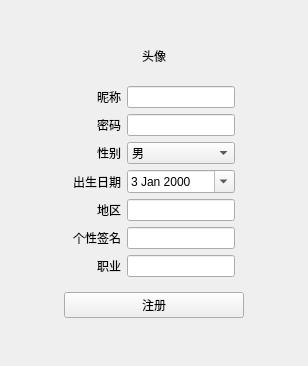
<?xml version="1.0" encoding="UTF-8"?>
<ui version="4.0">
 <class>registryWidget</class>
 <widget class="QWidget" name="registryWidget">
  <property name="geometry">
   <rect>
    <x>0</x>
    <y>0</y>
    <width>308</width>
    <height>366</height>
   </rect>
  </property>
  <property name="windowTitle">
   <string>注册账户</string>
  </property>
  <property name="layoutDirection">
   <enum>Qt::LeftToRight</enum>
  </property>
  <layout class="QGridLayout" name="gridLayout">
   <item row="3" column="0">
    <spacer name="horizontalSpacer">
     <property name="orientation">
      <enum>Qt::Horizontal</enum>
     </property>
     <property name="sizeHint" stdset="0">
      <size>
       <width>40</width>
       <height>20</height>
      </size>
     </property>
    </spacer>
   </item>
   <item row="0" column="1">
    <spacer name="verticalSpacer">
     <property name="orientation">
      <enum>Qt::Vertical</enum>
     </property>
     <property name="sizeHint" stdset="0">
      <size>
       <width>20</width>
       <height>40</height>
      </size>
     </property>
    </spacer>
   </item>
   <item row="4" column="1">
    <spacer name="verticalSpacer_2">
     <property name="orientation">
      <enum>Qt::Vertical</enum>
     </property>
     <property name="sizeHint" stdset="0">
      <size>
       <width>20</width>
       <height>40</height>
      </size>
     </property>
    </spacer>
   </item>
   <item row="3" column="2">
    <spacer name="horizontalSpacer_2">
     <property name="orientation">
      <enum>Qt::Horizontal</enum>
     </property>
     <property name="sizeHint" stdset="0">
      <size>
       <width>40</width>
       <height>20</height>
      </size>
     </property>
    </spacer>
   </item>
   <item row="3" column="1">
    <widget class="QPushButton" name="registryBtn">
     <property name="text">
      <string>注册</string>
     </property>
    </widget>
   </item>
   <item row="1" column="1">
    <widget class="QLabel" name="label">
     <property name="text">
      <string>头像</string>
     </property>
     <property name="alignment">
      <set>Qt::AlignBottom|Qt::AlignHCenter</set>
     </property>
    </widget>
   </item>
   <item row="2" column="1">
    <widget class="QWidget" name="formWidget" native="true">
     <property name="maximumSize">
      <size>
       <width>200</width>
       <height>400</height>
      </size>
     </property>
     <layout class="QFormLayout" name="formLayout">
      <property name="labelAlignment">
       <set>Qt::AlignRight|Qt::AlignTrailing|Qt::AlignVCenter</set>
      </property>
      <property name="formAlignment">
       <set>Qt::AlignCenter</set>
      </property>
      <item row="0" column="0">
       <widget class="QWidget" name="widget" native="true"/>
      </item>
      <item row="0" column="1">
       <widget class="QWidget" name="widget_2" native="true"/>
      </item>
      <item row="1" column="0">
       <widget class="QLabel" name="nicknameLabel">
        <property name="text">
         <string>昵称</string>
        </property>
        <property name="alignment">
         <set>Qt::AlignCenter</set>
        </property>
       </widget>
      </item>
      <item row="1" column="1">
       <widget class="QLineEdit" name="nicknameLEt"/>
      </item>
      <item row="2" column="0">
       <widget class="QLabel" name="label_2">
        <property name="text">
         <string>密码</string>
        </property>
       </widget>
      </item>
      <item row="2" column="1">
       <widget class="QLineEdit" name="passwdLEt"/>
      </item>
      <item row="3" column="0">
       <widget class="QLabel" name="label_4">
        <property name="text">
         <string>性别</string>
        </property>
       </widget>
      </item>
      <item row="4" column="0">
       <widget class="QLabel" name="birthLabel">
        <property name="text">
         <string>出生日期</string>
        </property>
        <property name="alignment">
         <set>Qt::AlignCenter</set>
        </property>
       </widget>
      </item>
      <item row="4" column="1">
       <widget class="QDateEdit" name="birthDEt">
        <property name="calendarPopup">
         <bool>true</bool>
        </property>
        <property name="date">
         <date>
          <year>2000</year>
          <month>1</month>
          <day>3</day>
         </date>
        </property>
       </widget>
      </item>
      <item row="5" column="0">
       <widget class="QLabel" name="localLable">
        <property name="text">
         <string>地区</string>
        </property>
        <property name="alignment">
         <set>Qt::AlignCenter</set>
        </property>
       </widget>
      </item>
      <item row="5" column="1">
       <widget class="QLineEdit" name="locationLEt"/>
      </item>
      <item row="6" column="0">
       <widget class="QLabel" name="mottoLabel">
        <property name="text">
         <string>个性签名</string>
        </property>
        <property name="alignment">
         <set>Qt::AlignCenter</set>
        </property>
       </widget>
      </item>
      <item row="6" column="1">
       <widget class="QLineEdit" name="mottoLEt"/>
      </item>
      <item row="7" column="0">
       <widget class="QLabel" name="jobLabel">
        <property name="text">
         <string>职业</string>
        </property>
        <property name="alignment">
         <set>Qt::AlignCenter</set>
        </property>
       </widget>
      </item>
      <item row="7" column="1">
       <widget class="QLineEdit" name="jobLEt"/>
      </item>
      <item row="3" column="1">
       <widget class="QComboBox" name="genderComboBox">
        <item>
         <property name="text">
          <string>男</string>
         </property>
        </item>
        <item>
         <property name="text">
          <string>女</string>
         </property>
        </item>
        <item>
         <property name="text">
          <string>其他</string>
         </property>
        </item>
       </widget>
      </item>
     </layout>
    </widget>
   </item>
  </layout>
 </widget>
 <resources/>
 <connections/>
</ui>
